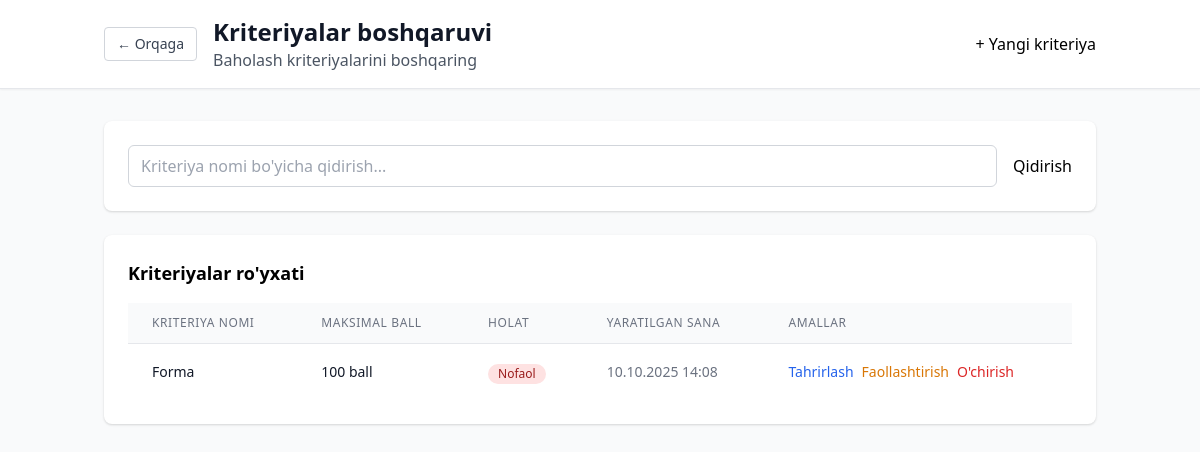
Screenshot of /manager/criteria/ (signed in) with the database file from the repository.
### main_app/models.py (models this page shows, shortened)
class Criterion(models.Model):
    name = models.CharField(max_length=100, verbose_name="Kriteriya nomi")
    max_score = models.PositiveIntegerField(verbose_name="Maksimal ball")
    is_active = models.BooleanField(default=True, verbose_name="Faol kriteriya")
    created_at = models.DateTimeField(auto_now_add=True, verbose_name="Yaratilgan sana")
    class Meta:
        verbose_name = "Kriteriya"
        verbose_name_plural = "Kriteriyalar"

### main_app/views.py (the view)
# urls.py: path('manager/criteria/', views.manager_criteria, name='manager_criteria'),
@login_required
def manager_criteria(request):
    if request.user.role != 'manager':
        messages.error(request, "Sizda bu sahifaga kirish huquqi yo'q")
        return redirect('feedback:login')
    search = request.GET.get('search', '')
    criteria = Criterion.objects.all().order_by('-created_at')
    if search:
        criteria = criteria.filter(name__icontains=search)
    paginator = Paginator(criteria, 10)
    page_number = request.GET.get('page')
    criteria = paginator.get_page(page_number)
    context = {
        'criteria': criteria,
        'search': search,
    }
    return render(request, 'manager/criteria.html', context)

### templates/manager/criteria.html (shortened to what this page needs)
{% extends 'base.html' %}
{% block content %}
<div class="min-h-screen bg-gray-50">
    <header class="bg-white shadow-sm border-b">
        <div class="container mx-auto px-4 py-4 flex items-center justify-between">
            <div class="flex items-center">
                <a href="{% url 'feedback:manager_dashboard' %}" class="inline-flex items-center px-3 py-1.5 border border-gray-300 text-sm font-medium rounded text-gray-700 bg-white hover:bg-gray-50 mr-4">
                    ← Orqaga
                </a>
                <div>
                    <h1 class="text-2xl font-bold text-gray-900">Kriteriyalar boshqaruvi</h1>
                    <p class="text-gray-600">Baholash kriteriyalarini boshqaring</p>
                </div>
            </div>
            <a href="{% url 'feedback:manager_criteria_create' %}" class="btn btn-primary">
                + Yangi kriteriya
            </a>
        </div>
    </header>
    <div class="container mx-auto px-4 py-8">
        <div class="bg-white rounded-lg shadow mb-6">
            <div class="p-6">
                <form method="get" class="flex items-center space-x-4">
                    <div class="flex-1">
                        <input type="text" name="search" value="{{ search }}"
                               placeholder="Kriteriya nomi bo'yicha qidirish..."
                               class="w-full px-3 py-2 border border-gray-300 rounded-md focus:outline-none focus:ring-2 focus:ring-blue-500">
                    </div>
                    <button type="submit" class="btn btn-outline">
                        Qidirish
                    </button>
                </form>
            </div>
        </div>
        <div class="bg-white rounded-lg shadow">
            <div class="p-6">
                <h3 class="text-lg font-semibold mb-4">Kriteriyalar ro'yxati</h3>
                {% if criteria %}
                <div class="overflow-x-auto">
                    <table class="min-w-full divide-y divide-gray-200">
                        <thead class="bg-gray-50">
                            <tr>
                                <th class="px-6 py-3 text-left text-xs font-medium text-gray-500 uppercase tracking-wider">
                                    Kriteriya nomi
                                </th>
                                <th class="px-6 py-3 text-left text-xs font-medium text-gray-500 uppercase tracking-wider">
                                    Maksimal ball
                                </th>
                                <th class="px-6 py-3 text-left text-xs font-medium text-gray-500 uppercase tracking-wider">
                                    Holat
                                </th>
                                <th class="px-6 py-3 text-left text-xs font-medium text-gray-500 uppercase tracking-wider">
                                    Yaratilgan sana
                                </th>
                                <th class="px-6 py-3 text-left text-xs font-medium text-gray-500 uppercase tracking-wider">
                                    Amallar
                                </th>
                            </tr>
                        </thead>
                        <tbody class="bg-white divide-y divide-gray-200">
                            {% for criterion in criteria %}
                            <tr class="hover:bg-gray-50">
                                <td class="px-6 py-4 whitespace-nowrap">
                                    <div class="text-sm font-medium text-gray-900">
                                        {{ criterion.name }}
                                    </div>
                                </td>
                                <td class="px-6 py-4 whitespace-nowrap">
                                    <div class="text-sm text-gray-900">
                                        {{ criterion.max_score }} ball
                                    </div>
                                </td>
                                <td class="px-6 py-4 whitespace-nowrap">
                                    <span class="inline-flex items-center px-2.5 py-0.5 rounded-full text-xs font-medium
                                        {% if criterion.is_active %}bg-green-100 text-green-800{% else %}bg-red-100 text-red-800{% endif %}">
                                        {% if criterion.is_active %}Faol{% else %}Nofaol{% endif %}
                                    </span>
                                </td>
                                <td class="px-6 py-4 whitespace-nowrap text-sm text-gray-500">
                                    {{ criterion.created_at|date:"d.m.Y H:i" }}
                                </td>
                                <td class="px-6 py-4 whitespace-nowrap text-sm font-medium">
                                    <div class="flex items-center space-x-2">
                                        <a href="{% url 'feedback:manager_criteria_edit' criterion.id %}"
                                           class="text-blue-600 hover:text-blue-900">
                                            Tahrirlash
                                        </a>
                                        <button onclick="toggleStatus({{ criterion.id }}, {{ criterion.is_active|yesno:'false,true' }})"
                                                class="text-yellow-600 hover:text-yellow-900">
                                            {% if criterion.is_active %}Nofaollashtirish{% else %}Faollashtirish{% endif %}
                                        </button>
                                        <a href="{% url 'feedback:manager_criteria_delete' criterion.id %}"
                                           class="text-red-600 hover:text-red-900">
                                            O'chirish
                                        </a>
                                    </div>
                                </td>
                            </tr>
                            {% endfor %}
                        </tbody>
                    </table>
                </div>
                {% endif %}
            </div>
        </div>
    </div>
</div>
{% endblock %}

### static/css/style.css (style rules this page uses)
body { font-family: "Segoe UI", Tahoma, Geneva, Verdana, sans-serif; background-color: #f8f9fa; }
.btn { border-radius: 8px; font-weight: 500; transition: all 0.3s ease; position: relative; overflow: hidden; }
.btn::before { content: ""; position: absolute; top: 50%; left: 50%; width: 0; height: 0; background-color: rgba(255, 255, 255, 0.2); border-radius: 50%; transform: translate(-50%, -50%); transition: width 0.3s, height 0.3s; }

### rows the page displays
Criterion: name "Forma", max_score "100", is_active "Nofaol", created_at "10.10.2025 14:08"
